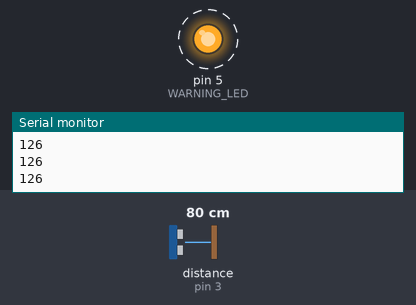
A sketch run on a simulated Arduino Uno, built with avr-gcc and run on an emulated ATmega328P. On the bench: output pins drawn as LEDs (lit = HIGH), the last lines printed to the serial monitor. Wiring (inferred from the names in the program): ultrasonic range finder: trigger pin 8; echo pin 3. Dashed ring = blinking. Inputs (shaded band) come from the test bench; at power-on: distance to the obstacle (sensor on pin 3) 80 cm. The echo pulse lasts 58.3 µs per cm; pins used as bus, display or sensor lines are not drawn.

Above: at 1.08 s.
1.3 s: distance to the obstacle (sensor on pin 3) set to 2 cm
At 1.49 s:
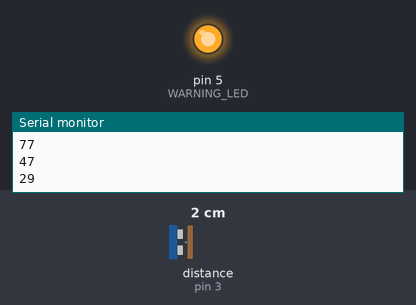
4.3 s: distance to the obstacle (sensor on pin 3) set to 9 cm
At 5.02 s:
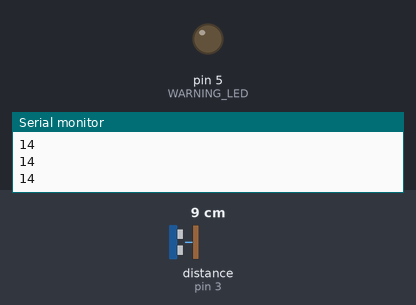
7.3 s: distance to the obstacle (sensor on pin 3) set to 4 cm
10.3 s: distance to the obstacle (sensor on pin 3) set to 35 cm
Timing chart, 0 to 14.3 s (numbered marks = the images above; inputs shaded):
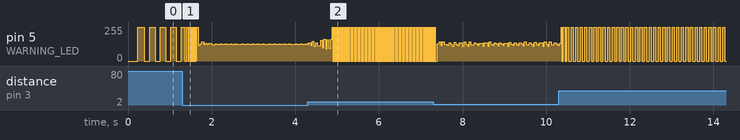

The sketch:

Step2_WarningLED.ino
```cpp
#define ECHO_PIN 3
#define TRIGGER_PIN 8
#define WARNING_LED 5

unsigned long lastTimeUltrasonicTrigger = millis();
unsigned long ultrasonicTriggerDelay = 60;

volatile unsigned long pulseInTimeBegin;
volatile unsigned long pulseInTimeEnd;
volatile bool newDistanceAvailable = false;

float previousDistance = 157.48;

unsigned long lastTimeWarningLEDBlinked = millis();
unsigned long warningLEDCounter = 500;
byte warningLEDState = LOW;


void triggerUltrasonicSensor(){

  digitalWrite(TRIGGER_PIN, LOW);
  delayMicroseconds(2);
  digitalWrite(TRIGGER_PIN, HIGH);
  delayMicroseconds(10);
  digitalWrite(TRIGGER_PIN, LOW);

}


void echoPinInterrupt(){

  if (digitalRead(ECHO_PIN) == HIGH){
    pulseInTimeBegin = micros();
  }
  else{
    pulseInTimeEnd = micros();
    newDistanceAvailable = true;
  }

}


float getUltrasonicDistance(){

  float durationMicros = pulseInTimeEnd - pulseInTimeBegin;
  float distance = durationMicros / 148.0;

  if (distance > 157.48){
    return previousDistance;
  }
  distance = previousDistance * 0.6 + distance * 0.4;
  previousDistance = distance;

  return distance;
}


void toggleWarningLED(){

  warningLEDState = (warningLEDState == HIGH) ? LOW : HIGH;
  digitalWrite(WARNING_LED, warningLEDState);

}


void setWarningLEDBlinkRateFromDistance(float distance){

  // 0 ... 157.48 -> 0 ... 629.92
  warningLEDCounter = distance * 4;
  Serial.println(warningLEDCounter);

}


void setup(){

  Serial.begin(115200);

  pinMode(ECHO_PIN, INPUT);
  pinMode(TRIGGER_PIN, OUTPUT);
  pinMode(WARNING_LED, OUTPUT);

  attachInterrupt(digitalPinToInterrupt(ECHO_PIN),
                  echoPinInterrupt,
                  CHANGE);
}


void loop(){

  unsigned long timeNow = millis();

  if (timeNow - lastTimeUltrasonicTrigger > ultrasonicTriggerDelay){
    lastTimeUltrasonicTrigger += ultrasonicTriggerDelay;
    triggerUltrasonicSensor();
  }

  if (timeNow - lastTimeWarningLEDBlinked > warningLEDCounter){
    lastTimeWarningLEDBlinked += warningLEDCounter;
    toggleWarningLED();
  }

  if (newDistanceAvailable){
    newDistanceAvailable = false;
    float distance = getUltrasonicDistance();
    setWarningLEDBlinkRateFromDistance(distance);
  }

}
```

Measured:
- by itself, pin 5 (WARNING_LED): moves between 0/255 and 255/255, repeating every 1.9 s
